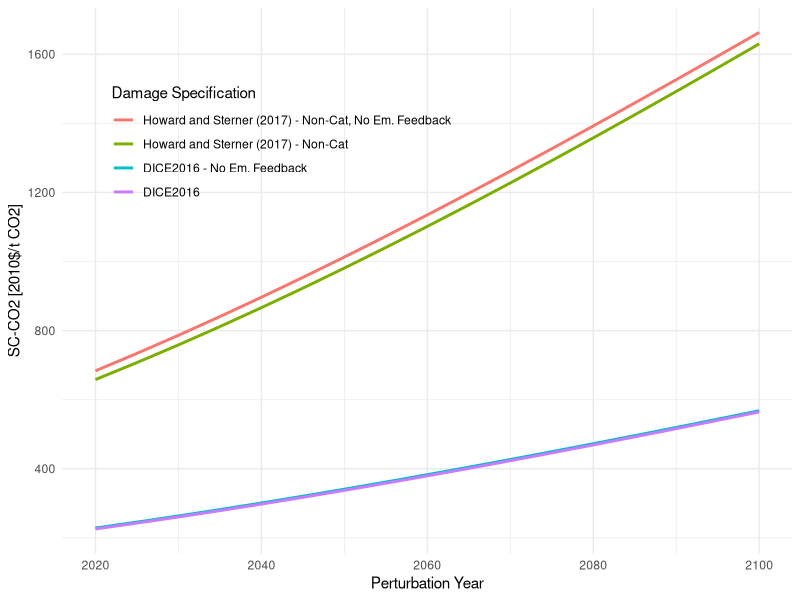

Write the R code that produced this figure. (Note: this script raises an error after producing the figure.)
library(dplyr)
library(ggplot2)

# time periods (5 years per period)
time_horizon = 60

# availability of fossil fuels
fosslim  = 6000      # maximum cumulative extraction fossil fuels (gtc)

# time step
tstep    = 5         # years per period

# preferences
elasmu   = 1.45      # elasticity of marginal utility of consumption
prstp    = .015      # initial rate of social time preference per year

# population and technology
gama     = .300      # capital elasticity in production function
pop0     = 7403      # initial world population 2015 (millions)
popadj   = 0.134     # growth rate to calibrate to 2050 pop projection
popasym  = 11500     # asymptotic population (millions)
dk       = .100      # depreciation rate on capital (per year)
q0       = 105.5     # initial world gross output 2015 (trill 2010 usd)
k0       = 223       # initial capital value 2015 (trill 2010 usd)
a0       = 5.115     # initial level of total factor productivity
ga0      = 0.076     # initial growth rate for tfp per 5 years
dela     = 0.005     # decline rate of tfp per 5 years
s        = 0.2       # savings rate

# emissions parameters
gsigma1  = -0.0152   # initial growth of sigma (per year)
dsig     = -0.001    # decline rate of decarbonization (per period)
eland0   = 2.6       # carbon emissions from land 2015 (gtco2 per year)
deland   = .115      # decline rate of land emissions (per period)
e0       = 35.85     # industrial emissions 2015 (gtco2 per year)
miu0     = .03       # initial emissions control rate for base case 2015

# carbon cycle
# initial conditions
mat0     = 851       # initial concentration in atmosphere 2015 (gtc)
mu0      = 460       # initial concentration in upper strata 2015 (gtc)
ml0      = 1740      # initial concentration in lower strata 2015 (gtc)
mateq    = 588       # equilibrium concentration atmosphere  (gtc)
mueq     = 360       # equilibrium concentration in upper strata (gtc)
mleq     = 1720      # equilibrium concentration in lower strata (gtc)

# flow paramaters
b12      = .12       # carbon cycle transition matrix
b23      = 0.007     # carbon cycle transition matrix

# these are for declaration and are defined later
# b11      carbon cycle transition matrix
# b21      carbon cycle transition matrix
# b22      carbon cycle transition matrix
# b32      carbon cycle transition matrix
# b33      carbon cycle transition matrix
# sig0     carbon intensity 2010 (kgco2 per output 2005 usd 2010)

# climate model parameters
t2xco2   = 3.1       # equilibrium temp impact (oc per doubling co2)
fex0     = 0.5       # 2015 forcings of non-co2 ghg (wm-2)
fex1     = 1.0       # 2100 forcings of non-co2 ghg (wm-2)
tocean0  = .0068     # initial lower stratum temp change (c from 1900)
tatm0    = 0.85      # initial atmospheric temp change (c from 1900)
c1       = 0.1005    # climate equation coefficient for upper level
c3       = 0.088     # transfer coefficient upper to lower stratum
c4       = 0.025     # transfer coefficient for lower level
fco22x   = 3.6813    # forcings of equilibrium co2 doubling (wm-2)

# climate damage parameters
a1       = 0         # damage intercept
a2       = 0.00236   # damage quadratic term
a3       = 2.00      # damage exponent
a4       = 5.07e-6   # Weitzman damage term
a5       = 6.754     # damage exponent Weitzman 2012

# abatement cost
expcost2 = 2.6       # exponent of control cost function
pback    = 550       # cost of backstop 2010$ per tco2 2015
gback    = .025      # initial cost decline backstop cost per period
limmiu   = 1.2       # upper limit on control rate after 2150
tnopol   = 45        # period before which no emissions controls base
cprice0  = 2         # initial base carbon price (2010$ per tco2)
gcprice  = .02       # growth rate of base carbon price per year

# scaling and inessential parameters
# note that these are unnecessary for the calculations
# they ensure that mu of first period's consumption =1 and pv cons = pv utilty
scale1   = 0.0302455265681763   # multiplicative scaling coefficient
scale2   = -10993.704     # additive scaling coefficient

# parameters
# l[t]          level of population and labor
# al[t]         level of total factor productivity
# sigma[t]      co2-equivalent-emissions output ratio
# rr[t]         average utility social discount rate
# ga[t]         growth rate of productivity from
# forcoth[t]    exogenous forcing for other greenhouse gases
# gl[t]         growth rate of labor
# gcost1        growth of cost factor
# gsig[t]       change in sigma (cumulative improvement of energy efficiency)
# etree[t]      emissions from deforestation
# cumetree[t]   cumulative from land
# cost1[t]      adjusted cost for backstop
# lam           climate model parameter
# gfacpop[t]    growth factor population
# pbacktime[t]  backstop price
# optlrsav      optimal long-run savings rate used for transversality
# scc[t]        social cost of carbon
# cpricebase[t] carbon price in base case
# photel[t]     carbon price under no damages (hotelling rent condition)
# ppm[t]        atmospheric concentrations parts per million
# atfrac[t]     atmospheric share since 1850
# atfrac2010[t]     atmospheric share since 2010 ;

# parameters for long-run consistency of carbon cycle
b11 = 1 - b12
b21 = b12*mateq/mueq
b22 = 1 - b21 - b23
b32 = b23*mueq/mleq
b33 = 1 - b32

# further definitions of parameters
a20 = a2
sig0 = e0/(q0*(1-miu0))
lam = fco22x/t2xco2

#
ga = ga0*exp(-dela*5*(0:(time_horizon-1)))

#
etree = eland0*(1-deland)^(0:(time_horizon-1))

#
forcoth = array(fex0+(1/17)*(fex1-fex0),time_horizon)
forcoth[-(1:17)] = (fex1-fex0)

pbacktime = pback*(1-gback)^(0:(time_horizon-1))

l = array(pop0,time_horizon)
al = array(a0,time_horizon)
gsig = array(gsigma1,time_horizon)
sigma = array(sig0,time_horizon)
cumetree = array(100,time_horizon)
cost1 = array(pback*sig0/expcost2/1000,time_horizon)

for (t in 2:time_horizon) {

  l[t] = l[t-1]*(popasym/l[t-1])^popadj

  al[t] = al[t-1]/(1-ga[t-1])

  gsig[t] = gsig[t-1]*(1+dsig)^tstep

  sigma[t] = sigma[t-1]*exp(gsig[t-1]*tstep)

  cost1[t] = pbacktime[t]*sigma[t]/expcost2/1000

}

# set the baseline emission controls to match DICE2016 R2
cpricebase = cprice0*(1+gcprice)^((0:(time_horizon-1))*5)
miu = (cpricebase/pbacktime)^(1/(expcost2-1))
miu[(tnopol+1):length(miu)] = limmiu



run_dice = function(perturbation_year=-1,damfun) {

  # variables
  # damfrac[t]      damages as fraction of gross output
  # ygross[t]       gross world product gross of abatement and damages (trillions 2005 usd per year)
  # ynet[t]         output net of damages equation (trillions 2005 usd per year)
  # abatecost[t]    cost of emissions reductions  (trillions 2005 usd per year)
  # y[t]            gross world product net of abatement and damages (trillions 2005 usd per year)
  # i[t]            investment (trillions 2005 usd per year)
  # c[t]            consumption (trillions 2005 us dollars per year)
  # k[t]            capital stock (trillions 2005 us dollars)
  # eind[t]         industrial emissions (gtco2 per year)
  # e[t]            total co2 emissions (gtco2 per year)
  # cca[t]          cumulative industrial carbon emissions (gtc)
  # forc[t]         increase in radiative forcing (watts per m2 from 1900)
  # mat[t]          carbon concentration increase in atmosphere (gtc from 1750)
  # ml[t]           carbon concentration increase in lower oceans (gtc from 1750)
  # mu[t]           carbon concentration increase in shallow oceans (gtc from 1750)
  # tatm[t]         increase temperature of atmosphere (degrees c from 1900)
  # tocean[t]       increase temperatureof lower oceans (degrees c from 1900)
  # miu[t]          emission control rate ghgs

  # intialize space for state variables and set starting values
  damfrac   = array(NA,      time_horizon)
  ygross    = array(NA,      time_horizon)
  ynet      = array(NA,      time_horizon)
  abatecost = array(NA,      time_horizon)
  y         = array(NA,      time_horizon)
  i         = array(NA,      time_horizon)
  c         = array(NA,      time_horizon)
  k         = array(k0,      time_horizon)
  eind      = array(NA,      time_horizon)
  e         = array(NA,      time_horizon)
  cca       = array(400,     time_horizon)
  forc      = array(NA,      time_horizon)
  mat       = array(mat0,    time_horizon)
  ml        = array(ml0,     time_horizon)
  mu        = array(mu0,     time_horizon)
  tatm      = array(tatm0,   time_horizon)
  tocean    = array(tocean0, time_horizon)

  #
  for (t in 1:time_horizon) {

    # equation for damage fraction
    if (missing(damfun)) {
      damfrac[t] = a1*tatm[t]+a2*tatm[t]^a3
    }
    else if (damfun=="Weitzman") {
      # damfrac[t] = ifelse(a1*tatm[t]+a2*tatm[t]^a3+a4*tatm[t]^a5<1,a1*tatm[t]+a2*tatm[t]^a3+a4*tatm[t]^a5,1)
      damfrac[t] = (a1*tatm[t]+a2*tatm[t]^a3+a4*tatm[t]^a5)/(1+a1*tatm[t]+a2*tatm[t]^a3+a4*tatm[t]^a5)
      
    }

    # output gross equation
    ygross[t] = (al[t]*(l[t]/1000)^(1-gama))*(k[t]^gama)

    # output net of damages equation
    ynet[t] = ygross[t]*(1-damfrac[t])

    # cost of emissions reductions equation
    abatecost[t] = ygross[t]*cost1[t]*miu[t]^expcost2

    # output net equation
    y[t] = ynet[t]-abatecost[t]

    # savings rate equation
    i[t] = s*y[t]

    # consumption equation
    c[t] = y[t]-i[t]

    # capital balance equation
    k[t+1] = (1-dk)^tstep*k[t]+tstep*i[t]

    # industrial emissions
    eind[t] = sigma[t]*ygross[t]*(1-(miu[t]))

    if (perturbation_year==(2015+t*tstep))
      eind[t] = eind[t]+1

    # emissions equation
    e[t] = eind[t]+etree[t]

    # cumulative industrial carbon emissions
    cca[t+1] = cca[t]+eind[t]*5/3.666

    # atmospheric concentration equation
    mat[t+1] = mat[t]*b11+mu[t]*b21+e[t]*(5/3.666)

    # lower ocean concentration
    ml[t+1] = ml[t]*b33+mu[t]*b23

    # shallow ocean concentration
    mu[t+1] = mat[t]*b12+mu[t]*b22+ml[t]*b32

    # radiative forcing equation
    forc[t+1] = fco22x*((log((mat[t+1]/588.000))/log(2)))+forcoth[t+1]

    # temperature-climate equation for atmosphere
    tatm[t+1] = tatm[t]+c1*(forc[t+1]-(fco22x/t2xco2)*tatm[t]-c3*(tatm[t]-tocean[t]))

    # temperature-climate equation for lower oceans
    tocean[t+1] = tocean[t]+c4*(tatm[t]-tocean[t])

  }

  return(list(c_feedback=c,eind_feedback=eind))

}


####################################
########### no feedback to emissions
####################################

run_dice_nf = function(perturbation_year=-1,damfun) {
  
  # intialize space for state variables and set starting values
  damfrac   = array(NA,      time_horizon)
  ygross    = array(NA,      time_horizon)
  ynet      = array(NA,      time_horizon)
  abatecost = array(NA,      time_horizon)
  y         = array(NA,      time_horizon)
  i         = array(NA,      time_horizon)
  c         = array(NA,      time_horizon)
  k         = array(k0,      time_horizon)
  # eind      = array(NA,      time_horizon)
  eind = run_dice()$eind_feedback
  e         = array(NA,      time_horizon)
  cca       = array(400,     time_horizon)
  forc      = array(NA,      time_horizon)
  mat       = array(mat0,    time_horizon)
  ml        = array(ml0,     time_horizon)
  mu        = array(mu0,     time_horizon)
  tatm      = array(tatm0,   time_horizon)
  tocean    = array(tocean0, time_horizon)
  
  #
  for (t in 1:time_horizon) {
    
    # equation for damage fraction
    if (missing(damfun)) {
      damfrac[t] = a1*tatm[t]+a2*tatm[t]^a3
    }
    else if (damfun=="Weitzman") {
      # damfrac[t] = ifelse(a1*tatm[t]+a2*tatm[t]^a3+a4*tatm[t]^a5<1,a1*tatm[t]+a2*tatm[t]^a3+a4*tatm[t]^a5,1)
      damfrac[t] = (a1*tatm[t]+a2*tatm[t]^a3+a4*tatm[t]^a5)/(1+a1*tatm[t]+a2*tatm[t]^a3+a4*tatm[t]^a5)
      
    }
    
    # output gross equation
    ygross[t] = (al[t]*(l[t]/1000)^(1-gama))*(k[t]^gama)
    
    # output net of damages equation
    ynet[t] = ygross[t]*(1-damfrac[t])
    
    # cost of emissions reductions equation
    abatecost[t] = ygross[t]*cost1[t]*miu[t]^expcost2
    
    # output net equation
    y[t] = ynet[t]-abatecost[t]
    
    # savings rate equation
    i[t] = s*y[t]
    
    # consumption equation
    c[t] = y[t]-i[t]
    
    # capital balance equation
    k[t+1] = (1-dk)^tstep*k[t]+tstep*i[t]
    
    # industrial emissions
    # eind[t] = sigma[t]*ygross[t]*(1-(miu[t]))
    
    if (perturbation_year==(2015+t*tstep))
      eind[t] = eind[t]+1
    
    # emissions equation
    e[t] = eind[t]+etree[t]
    
    # cumulative industrial carbon emissions
    cca[t+1] = cca[t]+eind[t]*5/3.666
    
    # atmospheric concentration equation
    mat[t+1] = mat[t]*b11+mu[t]*b21+e[t]*(5/3.666)
    
    # lower ocean concentration
    ml[t+1] = ml[t]*b33+mu[t]*b23
    
    # shallow ocean concentration
    mu[t+1] = mat[t]*b12+mu[t]*b22+ml[t]*b32
    
    # radiative forcing equation
    forc[t+1] = fco22x*((log((mat[t+1]/588.000))/log(2)))+forcoth[t+1]
    
    # temperature-climate equation for atmosphere
    tatm[t+1] = tatm[t]+c1*(forc[t+1]-(fco22x/t2xco2)*tatm[t]-c3*(tatm[t]-tocean[t]))
    
    # temperature-climate equation for lower oceans
    tocean[t+1] = tocean[t]+c4*(tatm[t]-tocean[t])
    
  }
  
  return(c_no_feedback=c)
  
}


################################
###################### feedbacks
################################

get_scc = function(perturbation_year,discount_rate=.02,damfun) {

  # equation for damage fraction
  if (missing(damfun)) {
    c_base = run_dice()$c_feedback
    c_perturb = run_dice(perturbation_year)$c_feedback
  }
  else if (damfun=="Weitzman") {
    c_base = run_dice(damfun="Weitzman")$c_feedback
    c_perturb = run_dice(perturbation_year,damfun="Weitzman")$c_feedback
  }

  c_diff = (c_base-c_perturb)[-(1:((perturbation_year-2015)/tstep))]

  data.frame(year=perturbation_year,
             scc=sum(c_diff*tstep/(1+discount_rate)^(0:(length(c_diff)-1)*tstep))*1e12/1e9/5)

}

get_scc_path = function(damfun,years=seq(2020,2100,by=5)) {
  if (missing(damfun)) {
    results = NULL
    for (year in years)
    results = rbind(results,get_scc(year))
    return(results)
  }
  else if (damfun=="Weitzman") {
    results = NULL
    for (year in years)
    results = rbind(results,get_scc(year,damfun='Weitzman'))
    return(results)
  }
}


results = get_scc_path() %>%
          mutate(Damages="DICE2016")

# howard and sterner (2017) prefered specification
# cofficient estimates and standard errors (table 2 specification (4))
# t2       0.595 (0.190)
# cat_t2   0.260 (0.267)
# prod_t2  0.113 (0.125)
#
# Non-catastrophic damage excluding productivity: 0.5950*1.25
# Non-catastrophic and catastrophic excluding productivity: 0.5950*1.25+0.260
# Total Damages including productivity: (0.5950+0.113)*1.25+0.260

a2 = (0.5950*1.25)/100
temp = get_scc_path() %>%
       mutate(Damages="Howard and Sterner (2017) - Non-Cat")
results = rbind(results,temp)

# a2 = ((0.5950+0.113)*1.25+0.260)/100
# temp = get_scc_path() %>%
#        mutate(Damages="Howard and Sterner (2017) - Total")
# results = rbind(results,temp)

# a1 = 0.0127
# a2 = -0.0005
# temp = get_scc_path() %>%
#   mutate(Damages="Burke et al (2015) - PAGE-ICE/2020")
# results = rbind(results,temp)
# 
# a1 = -0.001126
# a2 = 0.000818
# temp = get_scc_path() %>%
#   mutate(Damages="Waldhoff et al. (2014) - FUND3.9")
# results = rbind(results,temp)
# 
# a1 = 0
# a2 = 0.00236
# temp = get_scc_path(damfun='Weitzman') %>%
#   mutate(Damages="Weitzman (2012)")
# results = rbind(results,temp)

results$Damages  <- with(results,reorder(Damages,-scc))

################################
################### no feedbacks
################################

get_scc_nf = function(perturbation_year,discount_rate=.02,damfun) {
  
  # equation for damage fraction
  if (missing(damfun)) {
    c_base_nf = run_dice_nf()
    c_perturb_nf = run_dice_nf(perturbation_year)
  }
  else if (damfun=="Weitzman") {
    c_base_nf = run_dice_nf(damfun="Weitzman")
    c_perturb_nf = run_dice_nf(perturbation_year,damfun="Weitzman")
  }
  
  c_diff_nf = (c_base_nf-c_perturb_nf)[-(1:((perturbation_year-2015)/tstep))]
  
  data.frame(year=perturbation_year,
             scc=sum(c_diff_nf*tstep/(1+discount_rate)^(0:(length(c_diff_nf)-1)*tstep))*1e12/1e9/5)
  
}



get_scc_path_nf = function(damfun,years=seq(2020,2100,by=5)) {
  if (missing(damfun)) {
    results_nf = NULL
    for (year in years)
      results_nf = rbind(results_nf,get_scc_nf(year))
    return(results_nf)
  }
  else if (damfun=="Weitzman") {
    results_nf = NULL
    for (year in years)
      results_nf = rbind(results_nf,get_scc_nf(year,damfun='Weitzman'))
    return(results_nf)
  }
}

a2 = 0.00236
results_nf = get_scc_path_nf() %>%
  mutate(Damages="DICE2016 - No Em. Feedback")

a2 = (0.5950*1.25)/100
temp = get_scc_path_nf() %>%
  mutate(Damages="Howard and Sterner (2017) - Non-Cat, No Em. Feedback")
results_nf = rbind(results_nf,temp)

results_nf$Damages  <- with(results_nf,reorder(Damages,-scc))

################################
########################### plot
################################

res = rbind(results,results_nf)
res$Damages  <- with(res,reorder(Damages,-scc))

ggplot(res)+
  geom_line(aes(x=year,y=scc,color=Damages),size=1)+
  labs(x="Perturbation Year",y="SC-CO2 [2010$/t CO2]")+
      guides(color=guide_legend(title="Damage Specification"))+
      theme_minimal() + theme(legend.position  = c(.3,.75))



res_w = cbind(results,results_nf) 
colnames(res_w) <- c("year","scc","Damages","year_nf","scc_nf","Damages_nf")
res_w %<>% mutate(scc_diff = scc_nf-scc,
                  scc_diff_pct = (1-scc/scc_nf) * 100)

res_w$Damages  <- with(res_w,reorder(Damages,-scc_diff))
ggplot(res_w)+
  geom_line(aes(x=year,y=scc_diff,color=Damages),size=1)+
  labs(title="Difference in the SC-CO2 - Dollars",x="Perturbation Year",y="Difference in SC-CO2 ($)")+
  guides(color=guide_legend(title="Damage Specification"))+
  theme_minimal() + theme(legend.position  = c(.6,.5))

res_w$Damages  <- with(res_w,reorder(Damages,-scc_diff_pct))
ggplot(res_w)+
  geom_line(aes(x=year,y=scc_diff_pct,color=Damages),size=1)+
  labs(title="Difference in the SC-CO2 - %",x="Perturbation Year",y="Difference in SC-CO2 (%)")+
  guides(color=guide_legend(title="Damage Specification"))+
  theme_minimal() + theme(legend.position  = c(.6,.5))

# ggsave("scc_plot.png",device="png")
